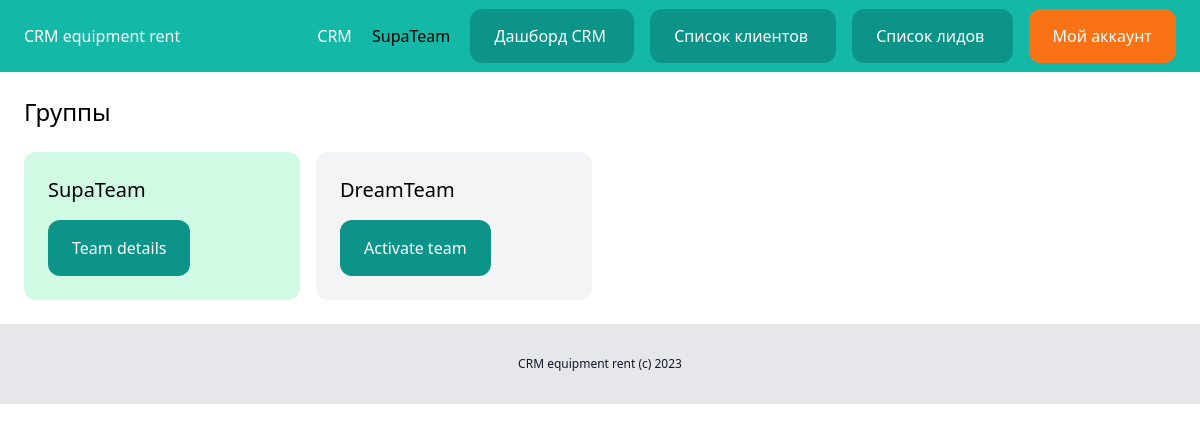
Page /dashboard/teams/ (signed in) on the committed database.
### team/models.py (models this page shows, shortened)
class Team(models.Model):
    plan = models.ForeignKey(Plan, related_name='teams', blank=True, null=True, on_delete=models.CASCADE)
    name = models.CharField(max_length=255)
    members = models.ManyToManyField(User, related_name='teams')
    created_by = models.ForeignKey(User, related_name='created_teams', on_delete=models.CASCADE)
    created_at = models.DateTimeField(auto_now_add=True)

### team/views.py (the view)
# urls.py: path('', views.teams_list, name='list'),
@login_required
def teams_list(request):
    teams = Team.objects.filter(members__in=[request.user])
    return render(request, 'team/teams_list.html', {'teams': teams})

### team/context_processors.py (called while the page is built)
def active_team(request):
    if request.user.is_authenticated:
        active_team = Team.objects.filter(created_by=request.user)[0]
    else:
        active_team = None
    return {'active_team': active_team}

### team/templates/team/teams_list.html (shortened to what this page needs)
{% extends 'core/base.html' %}
{% block content %}
    <div class="py-6 px-6">
        <h1 class="mb-6 text-2xl">Группы</h1>
        <div class="grid grid-cols-4 gap-4">
            {% for team in teams %}
                <div class="{% if team == active_team %}bg-emerald-100{% else %}bg-gray-100{% endif %} rounded-xl p-6">
                    <h2 class="mb-4 text-xl">{{ team.name }}</h2>
                    {% if team == active_team %}
                        <a href="{% url 'detail' team.id %}" class="inline-block py-4 px-6 bg-teal-600 rounded-xl text-white">Team details</a>
                    {% else %}
                        <a href="{% url 'activate' team.id %}" class="inline-block py-4 px-6 bg-teal-600 rounded-xl text-white">Activate team</a>
                    {% endif %}
                </div>
            {% endfor %}
        </div>
    </div>
{% endblock %}

### core/templates/core/base.html (shortened to what this page needs)
{% load static %}
<!doctype html>
<html>
    <head>
        <script src="https://cdn.tailwindcss.com"></script>
    </head>
    <body>
        <nav class="py-6 px-6 flex justify-between bg-teal-500">
            <a href="/" class="text-white">CRM equipment rent</a>
            <div class="space-x-4">
                <a href="{% url 'about' %}" class="text-white">CRM</a>
                {% if request.user.is_authenticated%}
                    <a href="{% url 'detail' active_team.id %}" class=class="text-white">{{ active_team.name }}</a>
                    <a href="{% url 'dashboard' %}" class="py-4 px-6 bg-teal-600 rounded-xl text-white"> Дашборд CRM </a>
                    <a href="{% url 'clients_list' %}" class="py-4 px-6 bg-teal-600 rounded-xl text-white"> Список клиентов </a>
                    <a href="{% url 'leads_list' %}" class="py-4 px-6 bg-teal-600 rounded-xl text-white"> Список лидов </a>
                    <a href="{% url 'myaccount' %}" class="py-4 px-6 bg-orange-500 rounded-xl text-white"> Мой аккаунт  </a>
                {% else %}
                    <a href="{% url 'login' %}" class="py-4 px-6 bg-teal-600 rounded-xl text-white"> Войти </a>
                    <a href="{% url 'signup' %}" class="py-4 px-6 bg-teal-800 rounded-xl text-white"> Регистрация </a>
                {% endif %}
            </div>
        </nav>
        {% block content %}
        {% endblock %}
    <footer class="py-8 text-center bg-gray-200">
        <p class="text-xs text-gray-900">CRM equipment rent (c) 2023</p>
    </footer>
    </body>
</html>

### rows in the picture
Team: name "SupaTeam", shows "Team details"
Team: name "DreamTeam", shows "Activate team"
